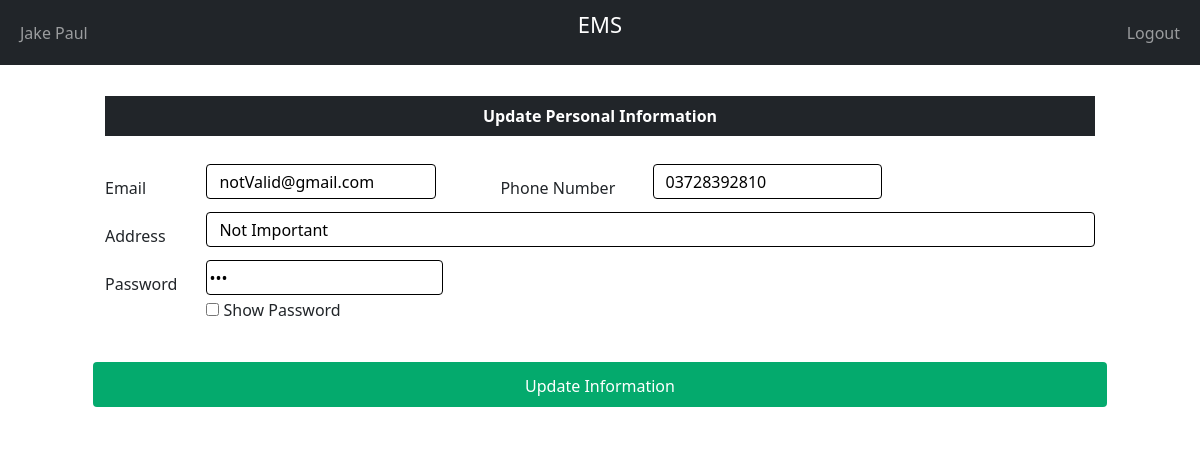
The app's page /PHP/Manager_UpdatePersonalDetails.php (signed in) with its own data.
### tables this page shows
CREATE TABLE `manager_info` (
  `Manager_ID` int(11) NOT NULL,
  `First_Name` varchar(25) NOT NULL,
  `Last_Name` varchar(25) NOT NULL,
  `Gender` varchar(10) NOT NULL,
  `Phone_Number` varchar(11) NOT NULL,
  `Email` varchar(50) NOT NULL,
  `Password` varchar(50) NOT NULL,
  `Address` varchar(300) NOT NULL,
  `CNIC` varchar(13) NOT NULL,
  `DateOfBirth` date NOT NULL,
  `DateOfJoining` date NOT NULL,
  `Salary` int(11) NOT NULL,
  `Total_Leave_Days` int(2) NOT NULL,
  `Leave_Days_Used` int(2) NOT NULL,
  `Bonus` int(11) NOT NULL,
  `BonusMonth` date DEFAULT NULL
);

### PHP/Manager_UpdatePersonalDetails.php (the view, shortened to what this page needs)
<?php
    include "Connection.php";
?>
<!doctype html>
<html lang="en">
  <head>
    <link href="https://cdn.jsdelivr.net/npm/bootstrap@5.1.1/dist/css/bootstrap.min.css" rel="stylesheet">
</head>
<body>
  <nav class="navbar navbar-expand-md navbar-dark bg-dark">
    <div class="container-fluid">
      <div class="navbar-collapse collapse w-100 order-1 order-md-0 dual-collapse2">
        <ul class="navbar-nav me-auto">
          <li class="nav-item active">
            <a class="nav-link" href="Admin_PersonalDetails.php">
              <?php
                  if(isset($_SESSION['fname']) && isset($_SESSION['lname']))
                  {
                    echo"$_SESSION[fname] $_SESSION[lname]";
                  }
                  else
                   echo"Admin Name";
                  ?>
            </a>
          </li>
        </ul>
      </div>
      <div class="mx-auto order-0">
        <p style="color: white;font-size:22px;">EMS</p>
      </div>
      <div class="navbar-collapse collapse w-100 order-3 dual-collapse2">
        <ul class="navbar-nav ms-auto">
          <li class="nav-item">
            <a class="nav-link" href="Logout.php">Logout</a>
          </li>
        </ul>
      </div>
    </div>
  </nav>
  <div class="content-container">
    <div class="container-fluid">
    <div class="container">
        <?php
        $EmployeeType = "Manager";
        $ID = $_SESSION['uid'];
        if($EmployeeType == "Manager")
        {
            $sql="SELECT * FROM manager_info WHERE Manager_ID = '$ID'";
            $result = mysqli_query($con, $sql);
            $Manager=mysqli_fetch_array($result);
            $Email = $Manager['Email'];
            $Address = $Manager['Address'];
            $PhoneNumber = $Manager['Phone_Number'];
            $Password = $Manager['Password'];
            echo'
            <div style="width:90%;margin-left: 5%;margin-top: 1%;float:left;"class="jumbotron" >
                <table style="margin-bottom: 0px;padding-bottom: 0px;"class="table">
                  <thead class="table-dark">
                    <tr >
                      <th style="text-align: center;border-bottom: 1px solid white;">Update Personal Information</th>
                    </tr>
                  </thead>
                </table>
            </div>
            <br>
            <form style="width:90%;margin-left: 5%;margin-top: 5%;"action="Manager_PHPUpdatePersonalDetails.php" method="post">
                <div style="font-size: 18;"class="row">
                    <div style="width:10%;">
                        <label for="Email">Email</label>
                    </div>
                    <div style="width:25%">
                        <input value="'.$Email.'" style="border-color: black;height:35px" type="email" id="Email" name="Email" placeholder="Email">
                    </div>
                    <div style="width:15%;margin-left: 4%;">
                        <label for="PhoneNumber">Phone Number</label>
                    </div>
                    <div style="width:25%">
                        <input value="'.$PhoneNumber.'" style="border-color: black;height:35px" type="text" id="PhoneNumber" name="PhoneNumber" placeholder="Phone Number">
                    </div>
                </div>
                <div style="font-size: 18;"class="row">
                    <div style="width:10%;">
                        <label for="Address">Address</label>
                    </div>
                    <div style="width:90%">
                        <input value="'.$Address.'"style="border-color: black;height:35px" type="text" id="Address" name="Address" placeholder="Address">
                    </div>
                </div>
                <div style="font-size: 18;"class="row">
                    <div style="width:10%;margin-left: 0%;">
                    <label for="Password">Password</label>
                  </div>
                  <div style="width:25%;margin-left: 0%;">
                    <input value="'.$Password.'" type="password" style="border:1px solid black;height:35px;border-radius:4px"value="" name="password" id="myInput">
                    <br>
                    <input type="checkbox" style="margin-top: 8px;" onclick="myPassword()"> Show Password
                  </div>
                </div>
              <div style="margin-top: 3%;"class="row">
                <input style="height:45px"type="submit" value="Update Information">
              </div>
            </form>
          </div>';
        }
        ?>
    </div>
    </div>
</body>
</html>

### PHP/Manager_UpdatePersonalDetails.php (style rules this page uses)
input[type=text], select, textarea { width: 100%; padding: 12px; border: 1px solid rgb(255, 255, 255); border-radius: 4px; box-sizing: border-box; resize: vertical; }
input[type=email], select, textarea { width: 100%; padding: 12px; border: 1px solid rgb(255, 255, 255); border-radius: 4px; box-sizing: border-box; resize: vertical; }
label { padding: 12px 12px 12px 0; display: inline-block; }
input[type=submit] { background-color: #04AA6D; color: rgb(255, 255, 255); padding: 12px 20px; border: none; border-radius: 4px; cursor: pointer; float: right; }
.container { border-radius: 5px; background-color: #ffffff; padding: 20px; }
.row:after { content: ""; display: table; clear: both; }

### records on screen
manager_info: Email "notValid@gmail.com", PhoneNumber "03728392810", Address "Not Important"

### other values on screen
$_SESSION[fname] "Jake"
$_SESSION[lname] "Paul"
